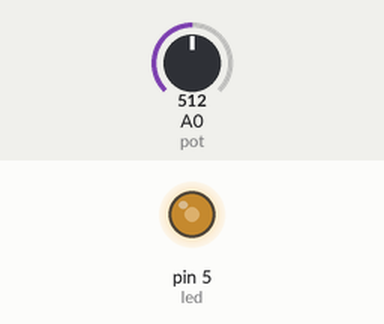
Recording of a sketch running on a simulated Arduino Uno, built with avr-gcc and run on an emulated ATmega328P. On the bench: output pins drawn as LEDs (lit = HIGH). The test bench sets the inputs (shaded band); at power-on: A0 (pot) = 512.

Above: at 1.2 s.
1.3 s: A0 (pot) set to 716
At 2.3 s:
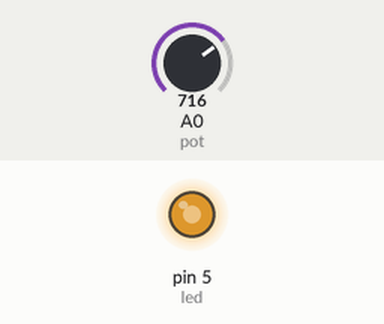
2.8 s: A0 (pot) set to 900
At 3.4 s:
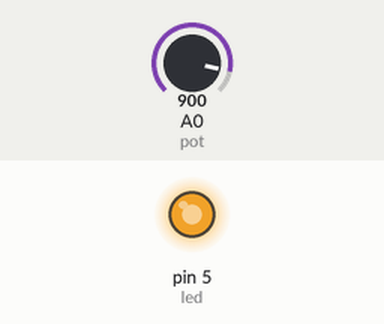
4.3 s: A0 (pot) set to 122
At 4.6 s:
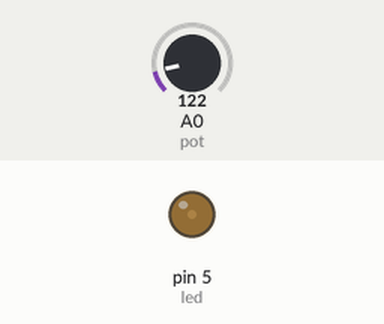
5.8 s: A0 (pot) set to 0
At 6.9 s:
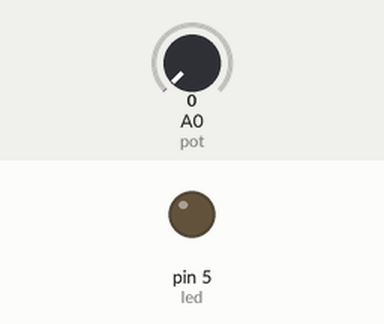
7.3 s: A0 (pot) set to 511
At 8.0 s:
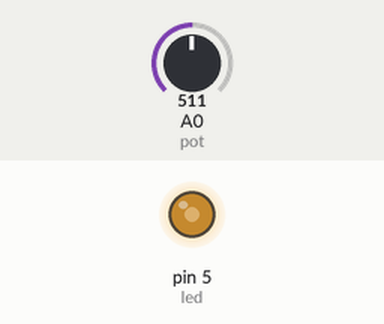
Timing chart, 0 to 9.8 s (numbered marks = the images above; inputs shaded):
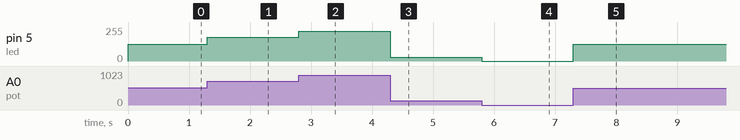

The sketch:

04_Gestione_Analogica.ino
```cpp
int led = 5;      // Usiamo il pin 5 che supporta il PWM (indicato con ~ sulla scheda)
int pot = A0;     // Il potenziometro va collegato a un ingresso Analogico
int valoreLetto;  // Memorizza il valore del potenziometro
int luminosita;   // Memorizza il valore finale da inviare al LED

void setup() {
  // I pin analogici (A0) sono già impostati come input di default
  pinMode(led, OUTPUT);
}

void loop() {
  // Leggiamo la posizione della manopola.
  // Restituisce un numero molto grande, da 0 a 1023
  valoreLetto = analogRead(pot);

  // Il LED tramite PWM accetta però solo valori da 0 a 255.
  // Usiamo "map" per creare una proporzione matematica e scalare i valori
  luminosita = map(valoreLetto, 0, 1023, 0, 255);

  // Inviamo il segnale di energia "scalato" al LED
  analogWrite(led, luminosita);
}
```

Measured:
- after the input at 1.3 s, pin 5 (led): 127/255 → 178/255 at once
- after the input at 2.8 s, pin 5 (led): 178/255 → 224/255 at once
- after the input at 4.3 s, pin 5 (led): 224/255 → 30/255 at once
- after the input at 5.8 s, pin 5 (led): 30/255 → 0/255 at once
- after the input at 7.3 s, pin 5 (led): 0/255 → 127/255 at once
